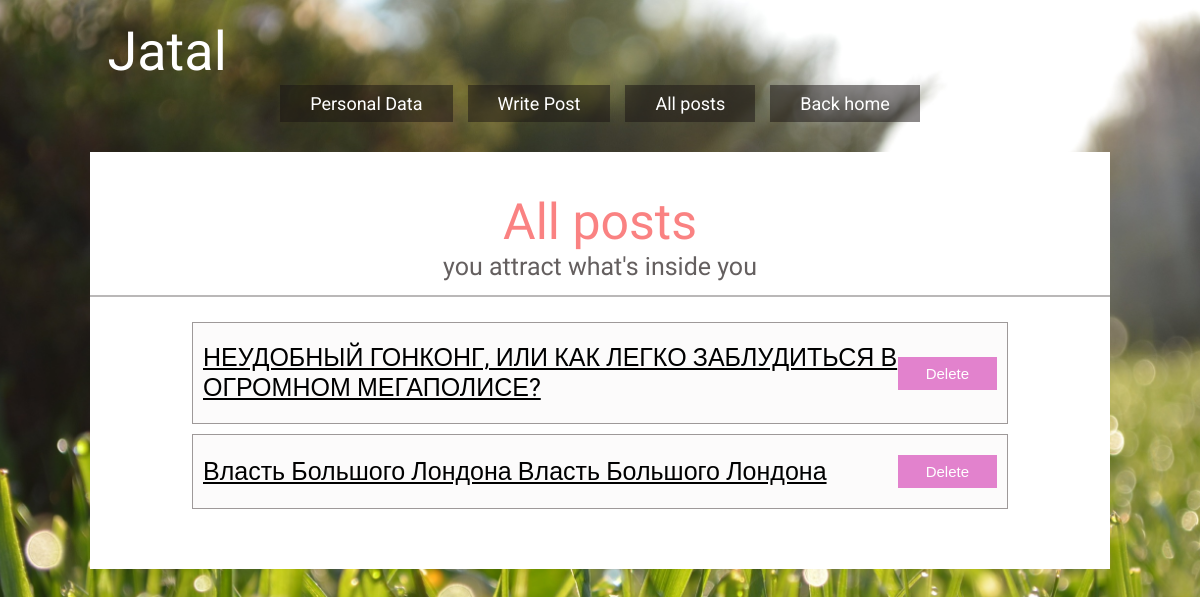
Page /cabinet/cabinetposts/ (signed in) on the committed database.
### personalcabinet/models.py (models this page shows, shortened)
class Post(models.Model):
    title = models.CharField(max_length=255, verbose_name='title')
    photo = models.ImageField(upload_to='images/', verbose_name='photo')
    text = models.TextField(verbose_name='text')
    topic = models.ForeignKey(Topic, on_delete=models.CASCADE)
    author = models.ForeignKey(User, on_delete=models.CASCADE)
    date_create = models.DateTimeField(auto_now=True, db_index=True)
    class Meta:
        verbose_name = 'Пост'
        verbose_name_plural = 'Посты'

### personalcabinet/views.py (the view)
# urls.py: path('cabinetposts/', cabinet_posts, name='cabinet_posts'),
@login_required
def cabinet_posts(request):
    posts = Post.objects.filter(author=request.user)
    context = {
        'posts': posts
    }
    return render(request, 'personal-allpost.html', context)

### templates/personal-allpost.html
{% extends 'layout/cabinetbase.html' %}
{% load static %}
{% block cabinet %}
    <div class="cabinet__content">
        <div class="pers__allpost-header">
            <div class="pers__allpost-title">All posts</div>
            <div class="pers__allpost-subtitle">you attract what's inside you</div>
        </div>
        <div class="pers__allpost-inner">
            {% for post in posts %}
                <div class="allpost__item">
                    <a href="{% url 'single_post' post.pk %}" class="allpost__title">{{ post.title }}</a>
                    <a href="#">
                        <button type="submit" class="allpost__btn">Delete</button>
                    </a>
                </div>
            {% endfor %}
        </div>
    </div>
{% endblock %}

### rows in the picture
Post: title "НЕУДОБНЫЙ ГОНКОНГ, ИЛИ КАК ЛЕГКО ЗАБЛУДИТЬСЯ В ОГРОМНОМ МЕГАПОЛИСЕ?"
Post: title "Власть Большого Лондона Власть Большого Лондона"
